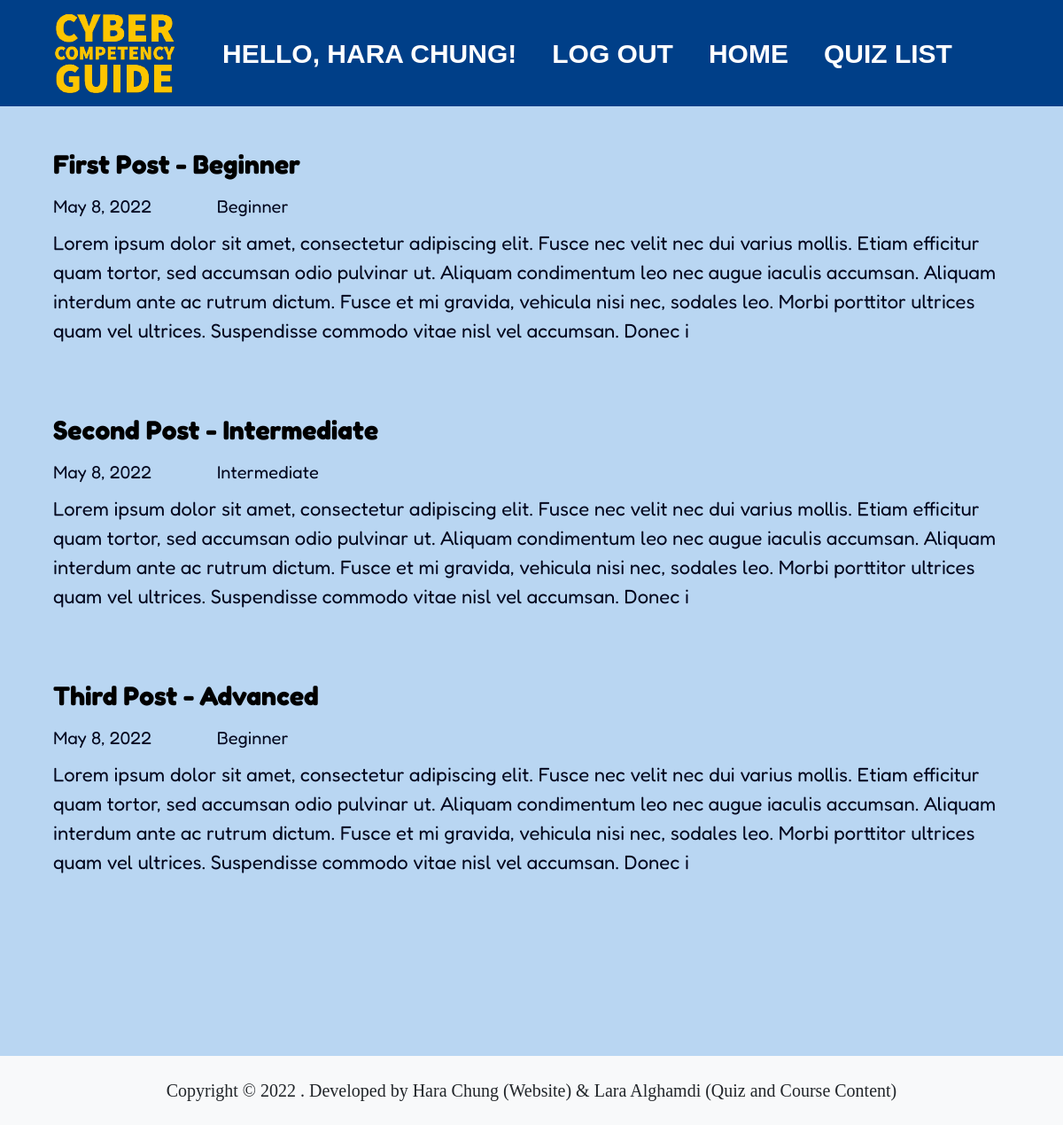
The app's page /course/ (signed in) with its own data.
### Account/models.py (models this page shows, shortened)
class User(AbstractUser):
    username = models.CharField(max_length=100, unique=True)
    email = models.EmailField(max_length=255)
    first_name = models.CharField(max_length=50)
    last_name = models.CharField(max_length=50)
    date_joined = models.DateTimeField(verbose_name='Date joined', auto_now_add=True)
    last_login = models.DateTimeField(verbose_name='Last login', auto_now=True)
    is_active = models.BooleanField(default=True)
    is_admin = models.BooleanField(default=False)
    is_staff = models.BooleanField(default=False)
    is_superuser = models.BooleanField(default=False)
    USERNAME_FIELD = 'username'
    REQUIRED_FIELDS = ['email', 'first_name', 'last_name']
    objects = UserManager()

### Course/models.py (models this page shows, shortened)
class Post(models.Model):
    title = models.CharField(max_length=300, unique=True)
    slug = models.SlugField(max_length=300, unique=True)
    content = models.TextField(default='')
    category = models.CharField(max_length=25, choices=CATEGORY, default=0)
    created_at = models.DateField(auto_now_add=True)
    class Meta:
        ordering = ['created_at']

### Course/views.py (the view)
# urls.py: path('course/', views.PostList.as_view(), name='course'),
class PostList(LoginRequiredMixin, generic.ListView):
    queryset = Post.objects.order_by('-created_at')
    template_name = 'course.html'
    login_url = '/login'
    def get_queryset(self):
        return Post.objects.all()
    def get_context_data(self, **kwargs):
        context = super(PostList, self).get_context_data(**kwargs)
        context['navbar'] = 'courses'
        return context

### templates/course.html (shortened to what this page needs)
{% extends 'base.html' %}
{% block body %}
    {% for post in post_list %}
        <section class="section page-title" style="padding: 50px 0;">
        <div class="container">
            <form method="POST">
                <div class="col-sm-12 m-auto course-container">
                    <h3 class="course_title"><a
                            href="{% url 'course_app:course_posts' post.slug %}">{{ post.title }}</a>
                    </h3>
                    <div class="row date_category_container">
                        <p class="col-sm-2 course_date_category">{{ post.created_at }}</p>
                        <p class="col-sm course_date_category">{{ post.category }}</p>
                    </div>
                    <p>{{ post.content| slice:":400"| safe }}</p>
                </div>
            </form>
        </div>
    {% endfor %}
</section>
{% endblock %}

### templates/base.html (shortened to what this page needs)
{% load static %}
<!DOCTYPE html>
<html lang="en">
<head>
    <link rel="stylesheet" href="{% static "bootstrap/bootstrap.min.css" %}">
    <link rel="stylesheet" href="{% static 'css/slick.css' %}">
    <link rel="stylesheet" href="{% static 'css/slick-theme.css' %}">
    <link href="{% static 'css/style.css' %}" rel="stylesheet">
</head>
<body class="body-wrapper" data-spy="scroll" data-target=".privacy-nav">
<nav class="navbar main-nav navbar-expand-lg px-2 px-sm-0 py-2 py-lg-0">
    <div class="container">
        <a class="navbar-brand" href="{% url 'index' %}"><img src="{% static "assets/logo.png" %}" alt="logo"></a>
        <div class="collapse navbar-collapse" id="navbarNav">
            <ul class="navbar-nav ml-auto">
                <li class="nav-item">
                    {% if request.user.is_authenticated %}
                        <p class="nav-link">Hello, {{ request.user.first_name }} {{ request.user.last_name }}!
                        </p>
                        </li>
                        <li class="nav-item">
                            <a class="nav-link" href="{% url 'account_app:logout' %}">Log out</a>
                        </li>
                    {% endif %}
                <li class="nav-item {% if navbar == 'index' %} active {% endif %}">
                    <a class="nav-link" href="{% url 'index' %}">Home</a>
                </li>
                <li class="nav-item {% if navbar == 'quiz_list' %} active {% endif %}">
                    <a class="nav-link" href="{% url 'quiz_app:quiz_list' %}">Quiz List</a>
                </li>
            </ul>
        </div>
    </div>
</nav>
{% block body %}
{% endblock %}
<footer>
    <div class="text-center bg-light py-4">
        <small class="footer-credit">Copyright &copy;
            . Developed by Hara Chung (Website) & Lara Alghamdi (Quiz and Course Content)</small>
    </div>
</footer>
</body>
</html>

### static/css/style.css (style rules this page uses)
body { font-family: "Fredoka", sans-serif; -webkit-font-smoothing: antialiased; background-color: #b9d6f2; min-height: 400px; margin-bottom: 100px; clear: both; }
h1, h2, h3, h4, h5, h6 { font-family: "Fredoka", sans-serif; color: #000; font-weight: 300; }
h3 { font-size: 30px; line-height: 30px; }
p, li, blockquote, label { font-size: 22px; color: #03071e; margin-bottom: 0; }
a { font-size: inherit; color: inherit; }
.section { padding: 100px 0; }
.page-title { text-align: center; }
.main-nav { background: #003f88; z-index: 1; }
.navbar-nav { display: contents !important; }
.main-nav .navbar-brand { padding: 10px; }
.main-nav .navbar-nav .nav-item { position: relative; font-family: "Fredokae", sans-serif; width: max-content; width: -moz-max-content; }
.main-nav .navbar-nav .nav-item .nav-link { display: flex; flex-wrap: wrap; -ms-flex-wrap: wrap; -webkit-flex-wrap: wrap; position: relative; text-align: center; font-size: 30px; text-transform: uppercase; font-weight: 600; color: #fff; padding-left: 20px; padding-right: 20px; line-height: 45px; }
footer { position: fixed; bottom: 0; width: 100%; }
.footer-credit { font-size: 20px; font-family: "Monserrat"; }
.course-container { text-align: -webkit-left; }
.course_title { font-weight: bold; }
.course-container { padding-bottom: 30px; }
.course_date_category { font-size: 20px; padding-top: 10px; padding-bottom: 10px; }

### templates/course.html (style rules this page uses)
body { font-family: "Fredoka" }

### records on screen
User: user.first_name "HARA", user.last_name "CHUNG"
Post: title "First Post - Beginner", created_at "May 8, 2022", category "Beginner", content "Lorem ipsum dolor sit amet, consectetur adipiscing elit. Fusce nec velit nec dui varius mollis. Etiam efficitur quam tortor, sed accumsan odio pulvinar ut. Aliquam condimentum leo nec augue iaculis accumsan. Aliquam interdum ante ac rutrum dictum. Fusce et mi gravida, vehicula nisi nec, sodales leo. Morbi porttitor ultrices quam vel ultrices. Suspendisse commodo vitae nisl vel accumsan. Donec i"
Post: title "Second Post - Intermediate", created_at "May 8, 2022", category "Intermediate", content "Lorem ipsum dolor sit amet, consectetur adipiscing elit. Fusce nec velit nec dui varius mollis. Etiam efficitur quam tortor, sed accumsan odio pulvinar ut. Aliquam condimentum leo nec augue iaculis accumsan. Aliquam interdum ante ac rutrum dictum. Fusce et mi gravida, vehicula nisi nec, sodales leo. Morbi porttitor ultrices quam vel ultrices. Suspendisse commodo vitae nisl vel accumsan. Donec i"
Post: title "Third Post - Advanced", created_at "May 8, 2022", category "Beginner", content "Lorem ipsum dolor sit amet, consectetur adipiscing elit. Fusce nec velit nec dui varius mollis. Etiam efficitur quam tortor, sed accumsan odio pulvinar ut. Aliquam condimentum leo nec augue iaculis accumsan. Aliquam interdum ante ac rutrum dictum. Fusce et mi gravida, vehicula nisi nec, sodales leo. Morbi porttitor ultrices quam vel ultrices. Suspendisse commodo vitae nisl vel accumsan. Donec i"
